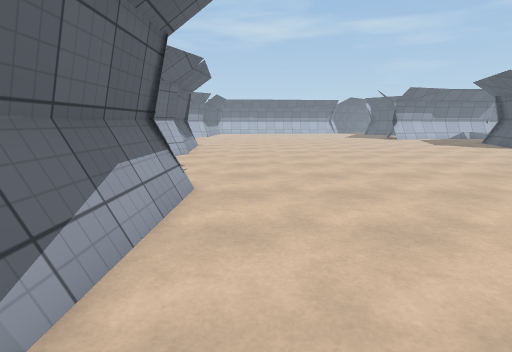
[1] (above)

19 first-person views from a walk through a 3-D level made in the Unity game engine. The camera is 1.3 m above the floor, tilts 10° down and sees 80° across. The floor is counted in squares, 1 m on a side. Each view is taken from the middle of a square. On the plan, view 1 faces up. The plan holds only what a view shows up to about 14 squares ahead; the rest is blank. The place goes on beyond the plan. The player character is not drawn. Some animated figures are not drawn. Door leaves are left out, so doorways stand open. Surface patterns are stand-ins for the level's own textures.

[2]
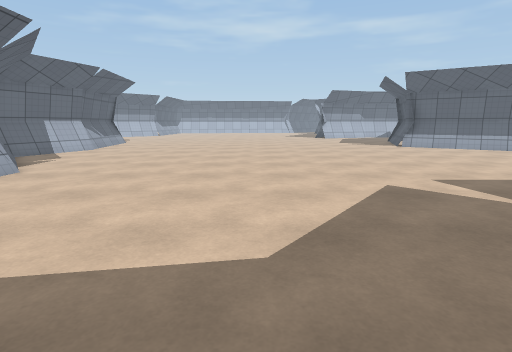

[3]
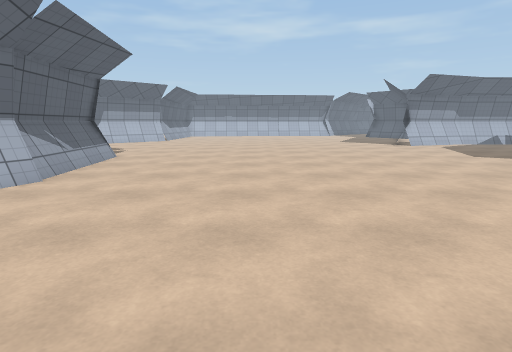

[4]
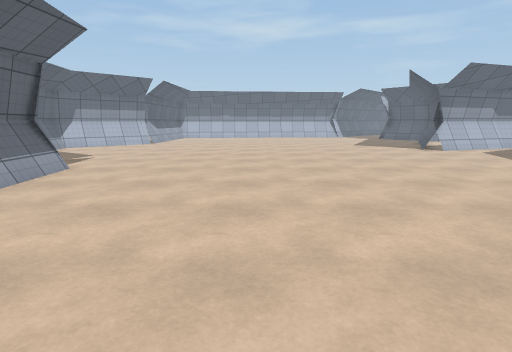

[5]
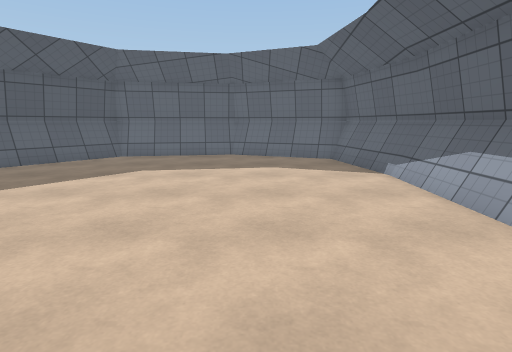

[6]
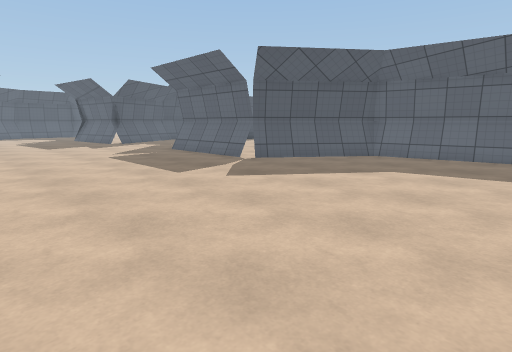

[7]
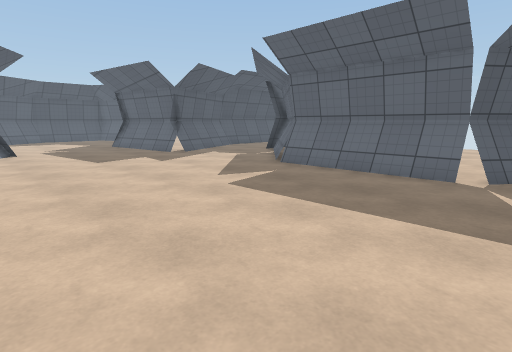

[8]
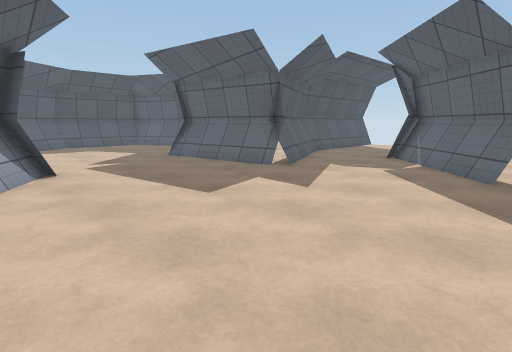

[9]
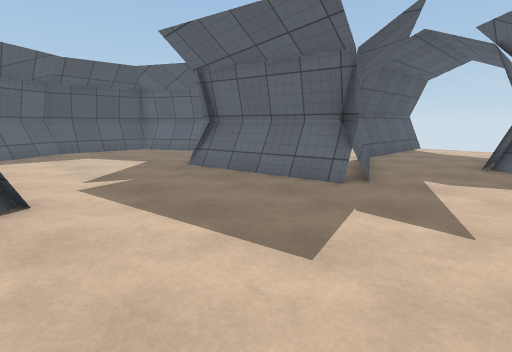

[10]
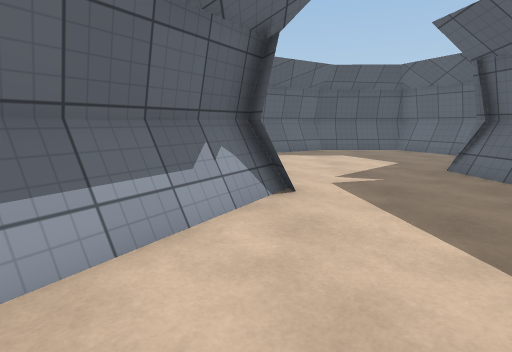

[11]
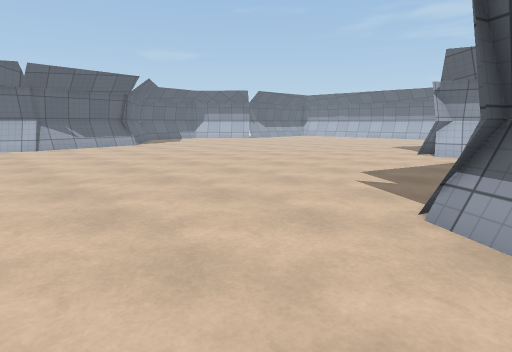

[12]
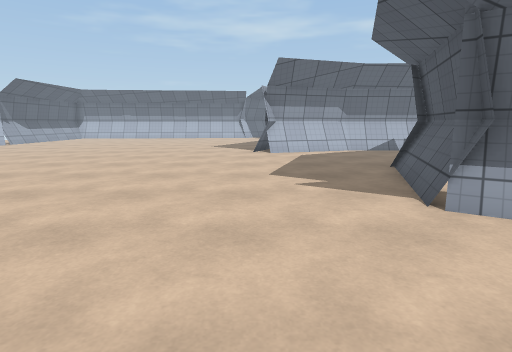

[13]
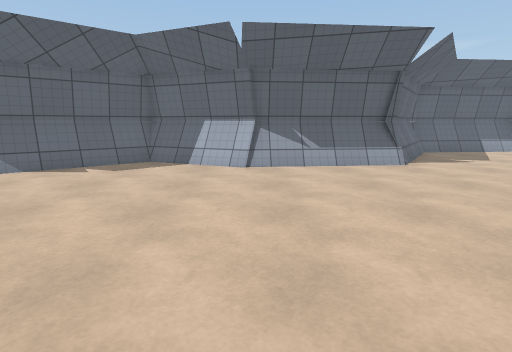

[14]
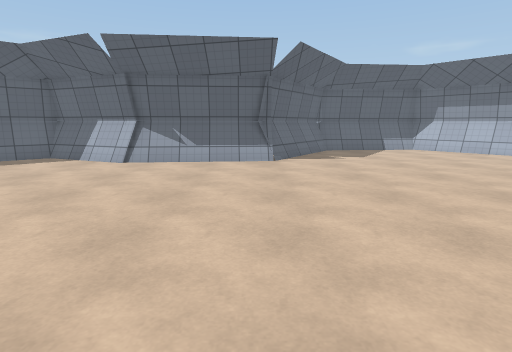

[15]
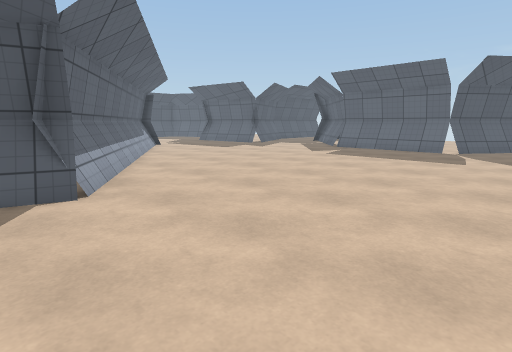

[16]
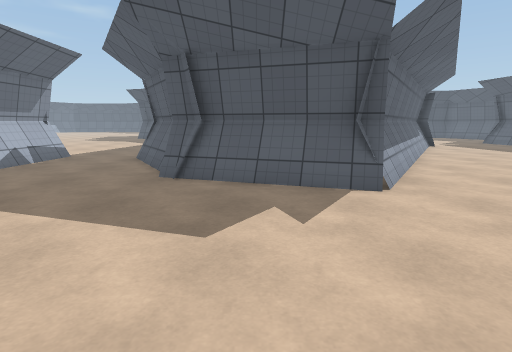

[17]
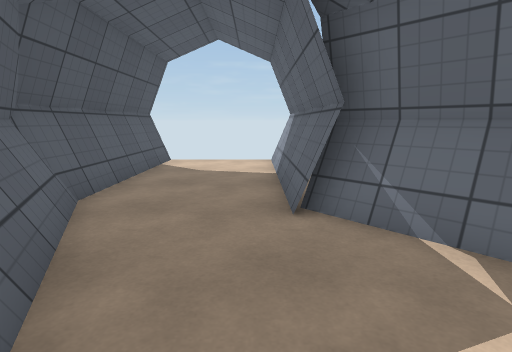

[18]
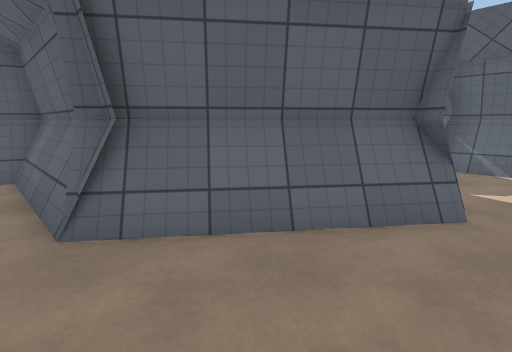

[19]
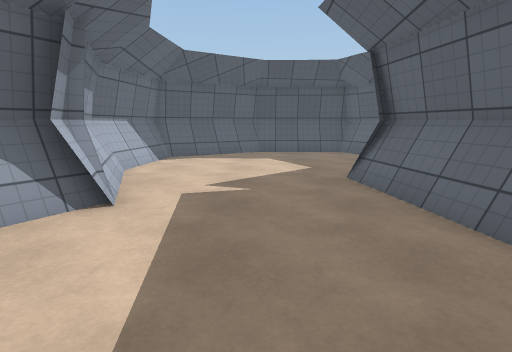

### Floor plan
Key: @ floor where view 1 was taken; # wall or solid block; . floor; / step, stairs or slope; = window, fence, low wall or low ledge.
Columns run from 8 left of view 1 to 32 right of it. Each row starts with its distance up from view 1.
 24 #.................####=...=...
 23 #.............................
 22 #............................
 21 #.........................##
 20 ##......................###
 19  ##...................=##
 18   ###.................#
 17     #.................#
 16     #................=#
 15     #=...............#
 14     #=...............###
 13     ##.................###
 12     #=...................##
 11     #.....................=##
 10     #.......................##
  9     #........................=##  ######
  8     ##.........................###=....#/
  7      #=................................=#
  6      ##.................................#
  5       #..................................
  4       #..................................
  3       #..................................
  2       #.......................######.....
  1       #...........#######.....#    #=...#
  0       #=@.........#     #=....#.    #=###
 -1       ##.........##     ##=...=#     ##
 -2        #........##       ###...#
 -3        ###=..=###         ##...#
 -4          #######           #...#
 -5                            #...#
 -6                            #...#
 -7                            #...#
 -8                            #...#
 -9                            #   #

Positions as (right, up) in squares from view 1, and headings:
1: (0, 0), facing up
2: (5, -2), facing up
3: (2, 6), facing up
4: (2, 9), facing up
5: (2, 9), facing down
6: (2, 9), facing down-right
7: (9, 9), facing down-right
8: (15, 9), facing down-right
9: (18, 8), facing down-right
10: (18, 8), facing right
11: (14, 10), facing up-left
12: (10, 10), facing up
13: (6, 13), facing left
14: (7, 17), facing left
15: (7, 16), facing down-right
16: (7, 17), facing right
17: (20, 2), facing down
18: (24, 6), facing down
19: (19, 5), facing right
